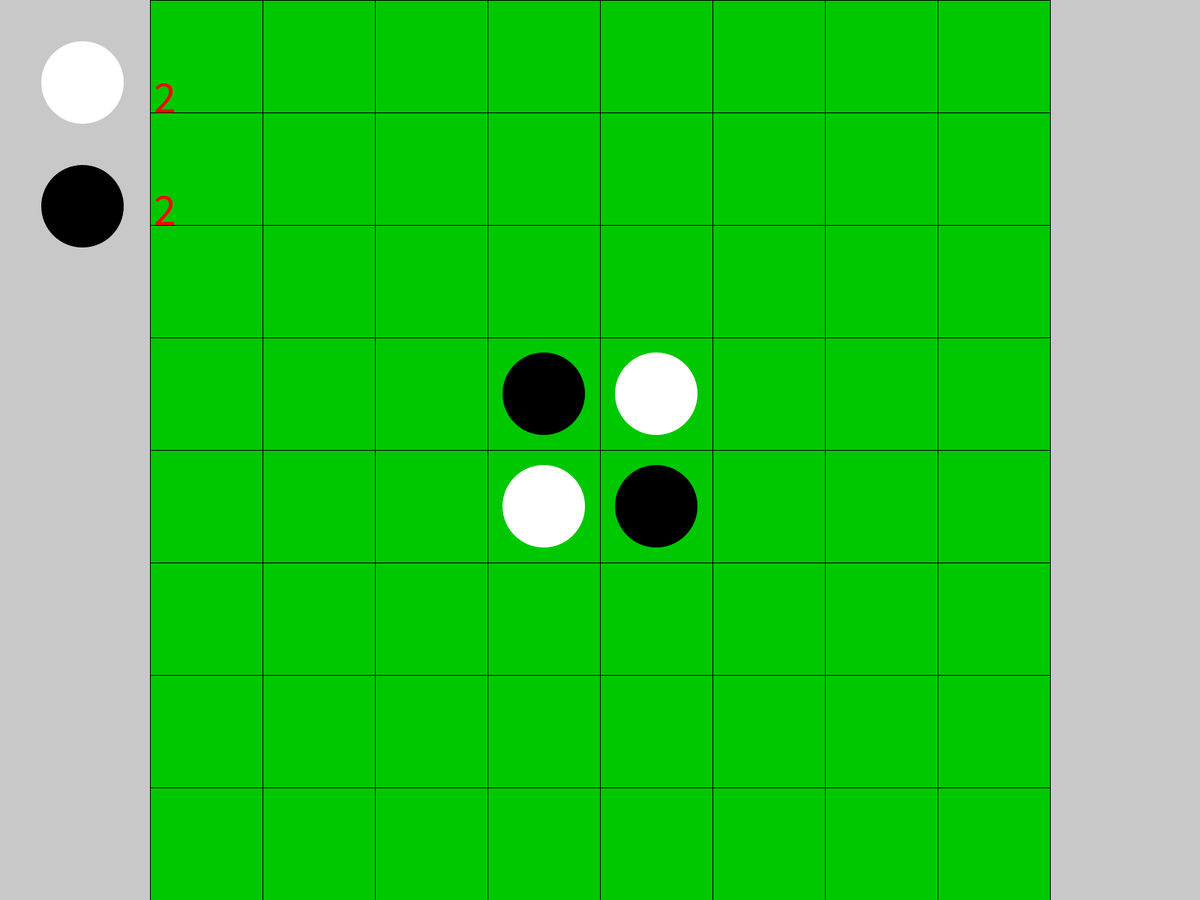
Frame 1 (no input)
Frame 60 (the mouse pressed at the canvas centre just before this capture): identical to frame 1, image omitted
Frame 120 (the mouse held since frame 60 and released just before this capture): identical to frame 1, image omitted

The Processing sketch that drew this single still picture (run headless with seeded random() and noise(); from frame 60 on, the mouse is pressed at the canvas centre):

// Processing sketch: otello
// ── otello.pde
boolean DEBUG = false;

int joueur = 2;
int nombreCases = 8;
int hauteurCase;

int[] dernierCoup = new int[2];

//0 == VIDE
//1 == NOIRE
//2 == BLANC
int[][] MatricePieces = new int[nombreCases][nombreCases];


void setup()
{
  hauteurCase = height/nombreCases;
  
  frameRate(60);
  fullScreen();
  
  rectMode(CENTER);
  ellipseMode(CENTER);
  
  initialisation();
}



void draw()
{
  background(200);
  
  dessinCases();
  dessinPieces();
  dessinCursseur();
  dessinPiecesChaqueCouleur();
}



void initialisation()
{
  videplateau();  
  joueur = 2;
  
  if (nombreCases%2 == 0)
  {
    MatricePieces[3][3] = 1;
    MatricePieces[4][4] = 1;
    MatricePieces[4][3] = 2;
    MatricePieces[3][4] = 2;
  }
  else
  {
    
  }
}



void videplateau()
{
  for (int i = 0; i < nombreCases; i = i+1 )
  {
    for (int j = 0; j < nombreCases; j = j+1 )
    {
      MatricePieces[i][j] = 0;
    }
  }
}



void dessinCases()
{
  stroke(0);
  for (int i = 0; i < nombreCases; i = i + 1)
  {
    for (int j = 0; j < nombreCases; j = j + 1)
    {
      {
        fill(0, 200, 0);
        rect (((i * hauteurCase + ((width-height)/2)) + hauteurCase/2), ((j * hauteurCase) + (hauteurCase/2)), hauteurCase, hauteurCase);
      }
    }
  }
}



void dessinPieces()
{
  noStroke();
  {
  for (int i = 0; i < nombreCases; i = i + 1)
  {
    for (int j = 0; j < nombreCases; j = j + 1)
    {
        if (MatricePieces[i][j] == 1)
        {
          fill(0);
          ellipse (((i * hauteurCase + ((width-height)/2)) + hauteurCase/2), ((j * hauteurCase) + (hauteurCase/2)), hauteurCase - (height/30), hauteurCase - (height/30));
        }
        else if (MatricePieces[i][j] == 2)
        {
          fill(255);
          ellipse (((i * hauteurCase + ((width-height)/2)) + hauteurCase/2), ((j * hauteurCase) + (hauteurCase/2)), hauteurCase - (height/30), hauteurCase - (height/30));
        }
      }
    }
  }
}



void ifCarreClicked()
{
  int sourisX = floor((mouseX - (width-height)/2)/hauteurCase);
  int sourisY = floor(mouseY/hauteurCase);
  
  if ((sourisX >= 0) && ( sourisX < nombreCases) && (sourisY >= 0) && (sourisY < hauteurCase))
  {
    VerifieFlipEnplacement(sourisX, sourisY, joueur);
  }
}




void dessinCursseur()
{
  int sourisX = floor((mouseX - (width-height)/2)/hauteurCase);
  int sourisY = floor(mouseY/hauteurCase);
  
  if ((sourisX >= 0) && ( sourisX < nombreCases) && (sourisY >= 0) && (sourisY < hauteurCase))
  {
    if (MatricePieces[sourisX][sourisY] == 0)
    {
        boolean coupAccepter = false;

        for (int dir=0; dir<8; dir++)
        {
          if (nombrePieceCapturer(sourisX,sourisY,joueur, dir) > 0)
          {
             coupAccepter = true;
             break;
          }
        }

      
      
      
      noStroke();
      if (coupAccepter == false)
      {
        //if coup refuser
        fill(255, 0, 0);
      }
      else
      {
        //if coup accepter
        if (joueur == 2)
        {
          fill(255);
        }
        else fill(0);
      }
      ellipse (((sourisX * hauteurCase + ((width-height)/2)) + hauteurCase/2), ((sourisY * hauteurCase) + (hauteurCase/2)), hauteurCase - (height/30), hauteurCase - (height/30));
    }
  }
}


void mousePressed()
{
  if (mousePressed && (mouseButton == LEFT) || mouseButton == RIGHT)
  {
    ifCarreClicked();
  }
}



void keyPressed()
{
  
  if (key == 'r' || key == 'R')
  {
    initialisation();
  }
  
  if (key == 'n')
  {
    if (joueur == 1)
    {
      joueur = 2;
    }
    else joueur = 1;
  }
  
  if (DEBUG == true)
  {
    test();
  }
}





void VerifieFlipEnplacement(int x, int y, int couleur)
{
  if (MatricePieces[x][y] != 0)
  {
    return;
  }
  
  
  // Joueur doit captuer piece de l adversion si non il passe son tour.

  // Verifier que la case que le joueur a selectionner permet de touner au moin une piece de l adversaire.

  boolean coupAccepter = false;

  for (int dir=0; dir<8; dir++)
  { //<>//
    if (nombrePieceCapturer(x,y,couleur, dir) > 0)
    {       
       coupAccepter = true;
       break;
    }
  }

  if (coupAccepter == false)
  {
    return;
  }
  else
  {
    // Mettre la piece que le joueur a cliker dessus..
    MatricePieces[x][y] = couleur;
    dernierCoup[0] = x;
    dernierCoup[1] = y;
    
    if (joueur == 1)
    { 
      joueur = 2;
    }
    else 
    {
      joueur =1;
    }
    
    // FLIP LES PICES
    int nbPiece;
    for (int dir=0; dir<8; dir++)
    {
      nbPiece = nombrePieceCapturer(x,y,couleur, dir);
      flipPieces (x, y, couleur, dir, nbPiece);
    }
  }
}



// INT: x : Position X de la piece que le joueur veux jouer.
// INT: y : Position Y de la piece que le joueur veux jouer.
//     couleur:         Couleur de la piece du joueur
//     dir:             1 des 8 Direction possible
// OUT Retourne le nombre de piece capturer
//
int nombrePieceCapturer(int x, int y, int couleur, int direction)
{

//  Notation pour les 8 direction possible
//
//        7     0     1
//         ╲    │    ╱
//          ╲   │   ╱
//           ╲  │  ╱
//            ━━━━━
//  6 <────── ┃ X | ──────> 2
//            ━━━━━
//           ╱  │  ╲
//          ╱   │   ╲
//         ╱    │    ╲
//         5    4     3


  // Trouve nombre  piece capturer
  int nbPiece = 0;


  switch (direction)
  {

    case 0: // Direction: 0
    {
      for (int j=y-1; j>= 0; j--)
      {
        if (MatricePieces[x][j] == couleur)
        {
          nbPiece = y-j-1 ;
          break;
        }
        else if (MatricePieces[x][j] == 0)
        {
          break;
        }
      }
    }
    break;

    case 1: // Direction: 1
    {
      for (int i=x+1, j=y-1; i < nombreCases && j>=0; i++, j--)
      {
        if (MatricePieces[i][j] == couleur)
        {
          nbPiece = y-j-1;
          break;
        }
        else if (MatricePieces[i][j] == 0)
        {
          break;
        }
      }
    }
    break;

    case 2: // Direction: 2
    {
      for (int i=x+1; i<nombreCases; i++)
      {
        if (MatricePieces[i][y] == couleur)
        {
          // Au moin un piece de capturer
          nbPiece = i-x-1;
          break;
        }
        else if (MatricePieces[i][y] == 0)
        {
          break;
        }
      }
    }
    break;

    case 3: // Direction: 3
    {
      for (int i=x+1, j=y+1; i < nombreCases && j<nombreCases; i++, j++)
      {
        if (MatricePieces[i][j] == couleur)
        {
          nbPiece = j-y-1;
          break;
        }
        else if (MatricePieces[i][j] == 0)
        {
          break;
        }
      }
    }
    break;

    case 4: // Direction: 4
    {
      for (int j=y+1; j<nombreCases; j++)
      {
        if (MatricePieces[x][j] == couleur)
        {
          nbPiece = j-y-1;
          break;
        }
        else if (MatricePieces[x][j] == 0)
        {
          break;
        }
      }
    }
    break;

    case 5: // Direction: 5
    {
      for (int i=x-1, j=y+1; i >= 0 && j<nombreCases; i--, j++)
      {
        if (MatricePieces[i][j] == couleur)
        {
          nbPiece = j-y-1;
          break;
        }
        else if (MatricePieces[i][j] == 0)
        {
          break;
        }
      }
    }
    break;

    case 6: // Direction: 6
    {
      for (int i=x-1; i>= 0; i--)
      {
        if (MatricePieces[i][y] == couleur)
        {
          nbPiece = x-i-1;
          break;
        }
        else if (MatricePieces[i][y] == 0)
        {
          break;
        }
      }
    }
    break;

    case 7: // Direction: 7
    {
      for (int i=x-1, j=y-1; i >= 0 && j>=0; i--, j--)
      {
        if (MatricePieces[i][j] == couleur)
        {
          nbPiece = y-j-1;
          break;
        }
        else if (MatricePieces[i][j] == 0)
        {
          break;
        }
      }
    }
    break;

    default:
  }

  return (nbPiece);
}



// IN: x :              Position X de la piece que le joueur joue.
//     y :              Position Y de la piece que le joueur joue.
//     couleur:         Couleur de la piece du joueur
//     dir:             1 des 8 Direction possible
//     nombrePieceFlip: Nombre de piece a flipper
void flipPieces (int x, int y, int couleur, int dir, int nombrePieceFlip)
{

  //  Notation pour les 8 direction possible
  //
  //        7     0     1
  //         ╲    │    ╱
  //          ╲   │   ╱
  //           ╲  │  ╱
  //            ━━━━━
  //  6 <────── ┃ X | ──────> 2
  //            ━━━━━
  //           ╱  │  ╲
  //          ╱   │   ╲
  //         ╱    │    ╲
  //         5    4     3

  int i, j;
  int idx;

  switch (dir)
  {

    case 0: // Direction: 0
    {
      j=y-1;
      for (idx=0; idx<nombrePieceFlip;idx++)
      {
        MatricePieces[x][j] = couleur;
        j--;
      }
    }
    break;

    case 1: // Direction: 1
    {
      i=x+1;
      j=y-1;
      for (idx=0; idx<nombrePieceFlip;idx++)
      {
        MatricePieces[i][j] = couleur;
        i++;
        j--;
      }
    }
    break;

    case 2: // Direction: 2
    {
      i=x+1;
      for (idx=0; idx<nombrePieceFlip;idx++)
      {
        MatricePieces[i][y] = couleur;
        i++;
      }
    }
    break;

    case 3: // Direction: 3
    {
      i=x+1;
      j=y+1;
      for (idx=0; idx<nombrePieceFlip;idx++)
      {
        MatricePieces[i][j] = couleur;
        i++;
        j++;
      }
    }
    break;

    case 4: // Direction: 4
    {
      j=y+1;
      for (idx=0; idx<nombrePieceFlip;idx++)
      {
        MatricePieces[x][j] = couleur;
        j++;
      }
    }
    break;

    case 5: // Direction: 5
    {
      i=x-1;
      j=y+1;
      for (idx=0; idx<nombrePieceFlip;idx++)
      {
        MatricePieces[i][j] = couleur;
        i--;
        j++;
      }
    }
    break;

    case 6: // Direction: 6
    {
      i=x-1;
      for (idx=0; idx<nombrePieceFlip;idx++)
      {
        MatricePieces[i][y] = couleur;
        i--;
      }
    }
    break;

    case 7: // Direction: 7
    {
      i=x-1;
      j=y-1;
      for (idx=0; idx<nombrePieceFlip;idx++)
      {
        MatricePieces[i][j] = couleur;
        i--;
        j--;
      }
    }
    break;

    default:
  }
}


  //        7     0     1
  //         ╲    │    ╱
  //          ╲   │   ╱
  //           ╲  │  ╱
  //            ━━━━━
  //  6 <────── ┃ X | ──────> 2
  //            ━━━━━
  //           ╱  │  ╲
  //          ╱   │   ╲
  //         ╱    │    ╲
  //         5    4     3


void test0()
{
  MatricePieces[0][0] = 2;
  MatricePieces[0][1] = 1;
  MatricePieces[0][2] = 1;
  MatricePieces[0][3] = 1; 
}



void test1()
{
  MatricePieces[0][7] = 0;
  MatricePieces[1][6] = 1;
  MatricePieces[2][5] = 1;
  MatricePieces[3][4] = 2; 
}

void test2()
{
  MatricePieces[0][0] = 0;
  MatricePieces[1][0] = 1;
  MatricePieces[2][0] = 1;
  MatricePieces[3][0] = 2; 
}


void test3()
{
  MatricePieces[0][0] = 0;
  MatricePieces[1][1] = 1;
  MatricePieces[2][2] = 1;
  MatricePieces[3][3] = 2; 
}


void test4()
{
  MatricePieces[0][0] = 0;
  MatricePieces[0][1] = 1;
  MatricePieces[0][2] = 1;
  MatricePieces[0][3] = 2; 
}


void test5()
{
  MatricePieces[0][7] = 2;
  MatricePieces[1][6] = 1;
  MatricePieces[2][5] = 1;
  MatricePieces[3][4] = 0; 
}


void test6()
{
  MatricePieces[0][0] = 2;
  MatricePieces[1][0] = 1;
  MatricePieces[2][0] = 1;
  MatricePieces[3][0] = 1; 
}


void test7()
{
  MatricePieces[0][0] = 2;
  MatricePieces[1][1] = 1;
  MatricePieces[2][2] = 1;
  MatricePieces[3][3] = 1; 
}



void test()
{
  switch(key)
  {
    case '0':
      joueur = 2;
      videplateau();
      test0(); 
      break;
      
    case '1':
      joueur = 2;
      videplateau();
      test1();
      break;
      
    case '2':
      joueur = 2;
      videplateau();
      test2();
      break;
      
    case '3':
      joueur = 2;
      videplateau();
      test3();
      break;
      
    case '4':
      joueur = 2;
      videplateau();
      test4();
      break;
      
    case '5':
      joueur = 2;
      videplateau();
      test5();
      break;
      
    case '6':
      joueur = 2;
      videplateau();
      test6();
      break;
      
    case '7':
      joueur = 2;
      videplateau();
      test7();
      break;
      
      default:
  }
}


//dessin le texte du nombre de pieces de chaque couleur 
void dessinPiecesChaqueCouleur()
{
  fill(255);
  ellipse (hauteurCase - (height/30), hauteurCase - (height/30), hauteurCase - (height/30), hauteurCase - (height/30));
  
  fill(0);
  ellipse (hauteurCase - (height/30), (hauteurCase - (height/30))*2.5, hauteurCase - (height/30), hauteurCase - (height/30));
  
  textAlign(CENTER, DOWN);
  textSize(height/20);
  fill(255, 0, 0);
  int[] x={0,0,0};

  x = nombrePiecesChaqueCouleur();
 
 text(x[2], (hauteurCase - (height/30)) * 2, (height/8)); //<>//
 text(x[1], (hauteurCase - (height/30)) * 2, (height/8) *2);
 
 //text("nombre blanc = " + x[2], 10, height/8);
 //text("nombre noire = " + x[1], 10, height/8 + 60);
 }

//calcule le nombre de pieces de chaque couleur
int[] nombrePiecesChaqueCouleur()
{
  int[] nombreChaqueCouleur={0,0,0};
  
  int nombrePiecesBlanche = 0;
  int nombrePiecesNoir = 0;
  int nombreCasesVide = 0;
  
  
  for (int i = 0; i < nombreCases; i++)
  {
    for (int j = 0; j < nombreCases; j++)
    {
      if (MatricePieces[i][j] == 2)
      {
        nombrePiecesBlanche = nombrePiecesBlanche + 1;
      }
      
      else if (MatricePieces[i][j] == 1)
      {
        nombrePiecesNoir = nombrePiecesNoir + 1;
      }
      else 
      {
        nombreCasesVide = nombreCasesVide + 1;
      }
    }
  }
  
  nombreChaqueCouleur[0] = nombreCasesVide;
  nombreChaqueCouleur[1] = nombrePiecesNoir;
  nombreChaqueCouleur[2] = nombrePiecesBlanche;
   //<>//
  return nombreChaqueCouleur;
}
